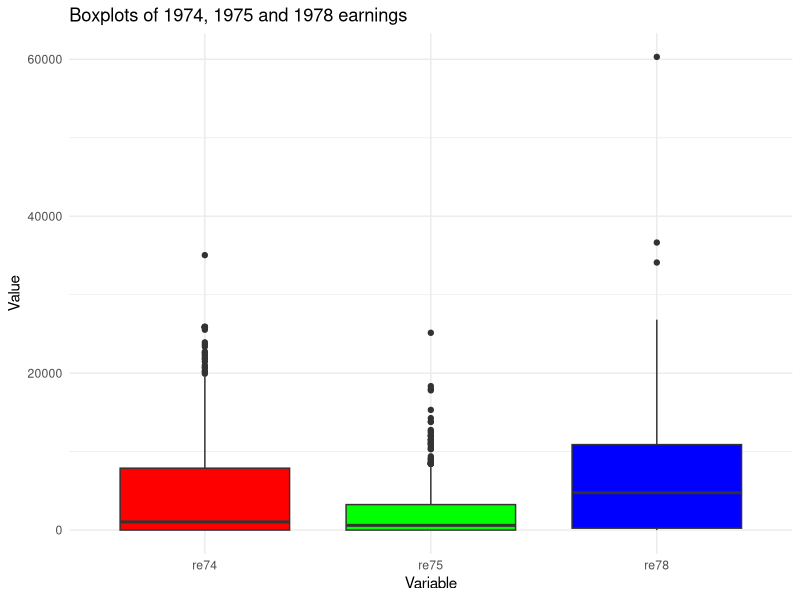
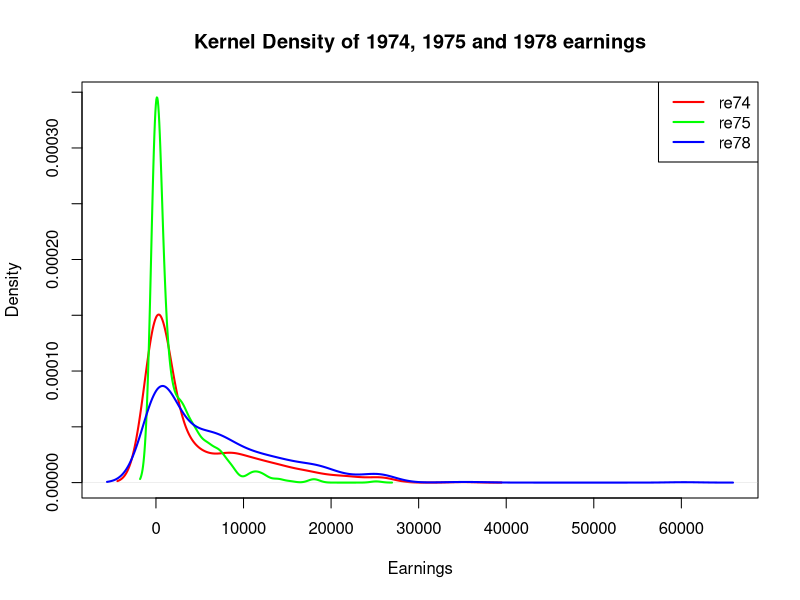

These figures' R source, in order:
## ---- chunk 1
if (!requireNamespace("tidyverse")) {
  install.packages("tidyverse")
}

if (!requireNamespace("ggplot2")) {
  install.packages("ggplot2")
}

# data available here
if (!requireNamespace("MatchIt")) {
  install.packages("MatchIt")
}

library(tidyverse)
library(ggplot2)
library(MatchIt)
## ---- chunk 2
data(lalonde) # load the data
attach(lalonde)

head(lalonde)
## ---- chunk 3
table(treat)
## ---- chunk 4
long_data <- lalonde %>%
  pivot_longer(cols = c(re74, re75, re78), names_to = "variable", values_to = "value")

# Boxplots
ggplot(long_data, aes(x = variable, y = value, fill = variable)) +
  geom_boxplot() +
  scale_fill_manual(values = c("red", "green", "blue")) +
  labs(title = "Boxplots of 1974, 1975 and 1978 earnings",
       x = "Variable",
       y = "Value") +
  theme_minimal() +
  theme(legend.position = "none")
## ---- chunk 5
# Kernel density estimates
density_re74 <- density(lalonde$re74)
density_re75 <- density(lalonde$re75)
density_re78 <- density(lalonde$re78)

plot(density_re74, main = "Kernel Density of 1974, 1975 and 1978 earnings", 
     xlab = "Earnings", ylab = "Density", xlim = range(c(density_re74$x, density_re75$x, density_re78$x)), 
     ylim = range(c(density_re74$y, density_re75$y, density_re78$y)), col = "red", lwd = 2)

lines(density_re75, col = "green", lwd = 2)
lines(density_re78, col = "blue", lwd = 2)

legend("topright", legend = c("re74", "re75", "re78"), col = c("red", "green", "blue"), lwd = 2)
## ---- chunk 6
trt_model <- glm(treat ~ educ + race + married + nodegree, data = lalonde, family = binomial())

# Get propensity scores
prob_trt <- predict(trt_model, type = "response")

# Calculate weights
iptw <- ifelse(treat == 1, 1/prob_trt, 1/(1 - prob_trt))

# Calculate the average treatment effect
ate <- sum((iptw * re78)[treat == 1]) / sum(iptw[treat == 1]) - sum((iptw * re78)[treat == 0]) / sum(iptw[treat == 0])

ate
## ---- chunk 7
out_model <- lm(re78 ~ treat + age + educ + married + nodegree, data = lalonde)

coef(out_model)["treat"]
## ---- chunk 8
if (!require(boot)) {
  install.packages("boot")
  library(boot)
}

compute_ate <- function(data, indices) {
  bs_data <- data[indices,]
  bs_trt_model <- glm(treat ~ educ + race + married + nodegree, data = bs_data, family = binomial())
  
  bs_prob_trt <- predict(bs_trt_model, type = "response")
  bs_iptw <- ifelse(bs_data$treat == 1, 1/bs_prob_trt, 1/(1 - bs_prob_trt))
  
  bs_ate <- with(bs_data, sum((bs_iptw * re78)[treat == 1]) / sum(bs_iptw[treat == 1]) - sum((bs_iptw * re78)[treat == 0]) / sum(bs_iptw[treat == 0]))
  
  return(bs_ate)
}

# 1000 bootstrap replications
bs_results <- boot(data = lalonde, statistic = compute_ate, R = 1000)

boot.ci(bs_results, type = "perc")
## ---- chunk 9
confint(out_model)[2,]
